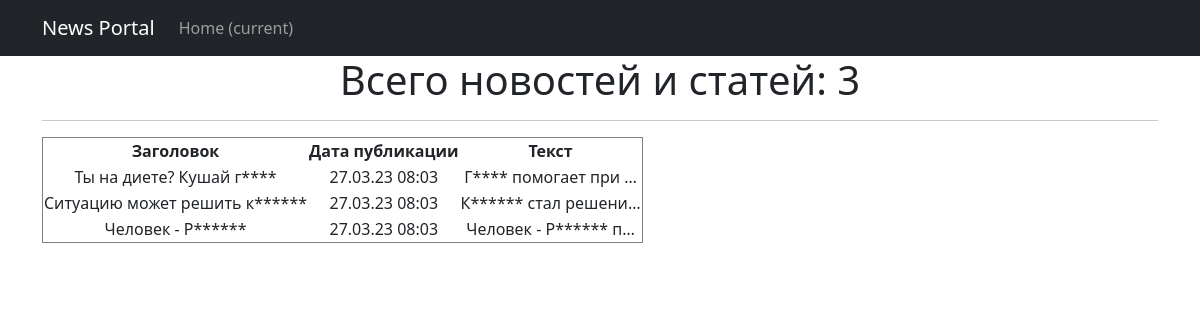
Page /news/ on the committed database.
### news/models.py (models this page shows, shortened)
class Post(models.Model):
    type = models.CharField(max_length=1, choices=TYPES, default=article)
    date = models.DateTimeField(auto_now_add=True)
    title = models.CharField(max_length=255)
    text = models.TextField()
    rating = models.IntegerField(default=0)
    author = models.ForeignKey(Author, on_delete=models.CASCADE)
    categories = models.ManyToManyField(Category, through='PostCategory')

### news/views.py (the view)
# urls.py: path('', NewsList.as_view()),
class NewsList(ListView):
    model = Post
    ordering = '-date'
    template_name = 'news.html'
    context_object_name = 'news'
    def get_context_data(self, **kwargs):
        context = super().get_context_data(**kwargs)
        context['news_quantity'] = len(Post.objects.all())
        return context

### news/templatetags/custom_filters.py (called while the page is built)
@register.filter()
def censor(text: str):
    if type(text) is not str:
        raise ValueError('censor filter works only with type "str"')
    for word in BANNED_WORDS:
        text = text.replace(word, f"{word[0]}{'*'*(len(word)-1)}")
        word = word.title()
        text = text.replace(word, f"{word[0]}{'*'*(len(word)-1)}")
    return text

### templates/news.html (shortened to what this page needs)
{% extends 'flatpages/default.html' %}
{% load custom_filters %}
{% block content %}
    <h1>Всего новостей и статей: {{ news_quantity }}</h1>
    <hr>
    {% if news %}
        <table>
            <table border="1">
            <tr>
                <td><strong>Заголовок</strong></td>
                <td><strong>Дата публикации</strong></td>
                <td><strong>Текст</strong></td>
            </tr>
            {% for post in news %}
            <tr>
                <td>{{ post.title|censor }}</td>
                <td>{{ post.date|date:'d.m.y h:m'  }}</td>
                <td>{{ post.text|censor|truncatechars:20 }}</td>
            </tr>
            {% endfor %}
        </table>
    {% else %}
        <h2>Новостей нет!</h2>
    {% endif %}
{% endblock content %}

### templates/flatpages/default.html (shortened to what this page needs)
<!DOCTYPE html>
<html lang="en">
    <head>
        {% load static %}
        <link href="{% static 'css/styles.css' %}" rel="stylesheet" />
    </head>
    <body>
        <nav class="navbar navbar-expand-lg navbar-dark bg-dark static-top">
           <div class="container">
               <a class="navbar-brand" href="#">News Portal</a>
               <div class="collapse navbar-collapse" id="navbarResponsive">
                   <ul class="navbar-nav ml-auto">
                       <li class="nav-item active">
                           <a class="nav-link" href="#">Home
                               <span class="sr-only">(current)</span>
                           </a>
                       </li>
                   </ul>
               </div>
           </div>
        </nav>
        <div class="container">
           <div class="row">
               <div class="col-lg-12 text-center">
                   {% block content %}{% endblock content %}
               </div>
           </div>
        </div>
    </body>
</html>

### rows in the picture
Post: title|censor "Ты на диете? Кушай г****", date "27.03.23 08:03", text|censor "Г**** помогает при …"
Post: title|censor "Ситуацию может решить к******", date "27.03.23 08:03", text|censor "К****** стал решени…"
Post: title|censor "Человек - Р******", date "27.03.23 08:03", text|censor "Человек - Р****** п…"

### other values in the picture
{{ news_quantity }} "3"
